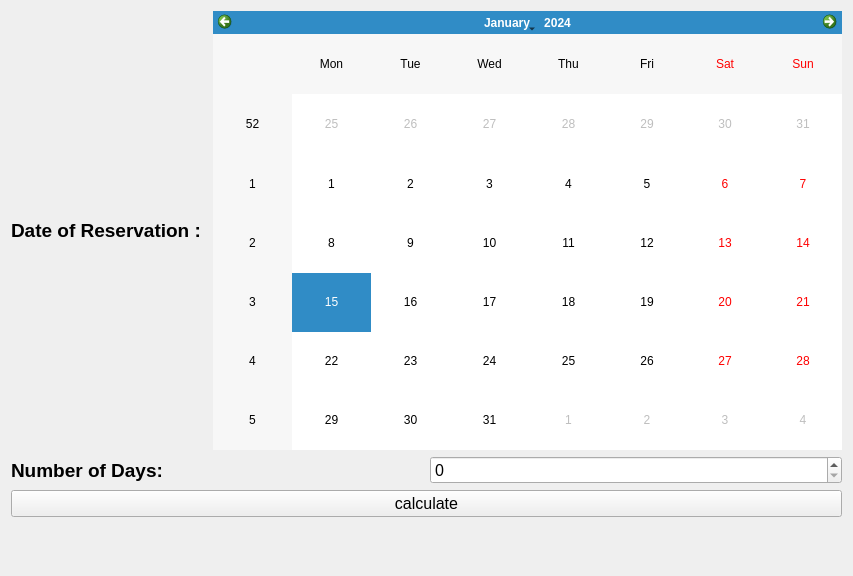
<?xml version="1.0" encoding="UTF-8"?>
<ui version="4.0">
 <class>Form</class>
 <widget class="QWidget" name="Form">
  <property name="geometry">
   <rect>
    <x>0</x>
    <y>0</y>
    <width>853</width>
    <height>576</height>
   </rect>
  </property>
  <property name="windowTitle">
   <string>Form</string>
  </property>
  <property name="styleSheet">
   <string notr="true">
</string>
  </property>
  <layout class="QVBoxLayout" name="verticalLayout">
   <item>
    <layout class="QHBoxLayout" name="horizontalLayout">
     <item>
      <widget class="QLabel" name="label">
       <property name="font">
        <font>
         <pointsize>14</pointsize>
         <weight>75</weight>
         <bold>true</bold>
        </font>
       </property>
       <property name="text">
        <string>Date of Reservation : </string>
       </property>
      </widget>
     </item>
     <item>
      <widget class="QCalendarWidget" name="calendarWidget"/>
     </item>
    </layout>
   </item>
   <item>
    <layout class="QHBoxLayout" name="horizontalLayout_2">
     <item>
      <widget class="QLabel" name="label_2">
       <property name="font">
        <font>
         <pointsize>14</pointsize>
         <weight>75</weight>
         <bold>true</bold>
        </font>
       </property>
       <property name="text">
        <string>Number of Days: </string>
       </property>
      </widget>
     </item>
     <item>
      <widget class="QSpinBox" name="spinBox">
       <property name="font">
        <font>
         <pointsize>12</pointsize>
        </font>
       </property>
      </widget>
     </item>
    </layout>
   </item>
   <item>
    <widget class="QPushButton" name="pushButton">
     <property name="font">
      <font>
       <pointsize>12</pointsize>
      </font>
     </property>
     <property name="text">
      <string>calculate</string>
     </property>
    </widget>
   </item>
   <item>
    <widget class="QLabel" name="label_reservation">
     <property name="font">
      <font>
       <pointsize>12</pointsize>
       <weight>75</weight>
       <bold>true</bold>
      </font>
     </property>
     <property name="text">
      <string/>
     </property>
    </widget>
   </item>
   <item>
    <widget class="QLabel" name="label_result">
     <property name="font">
      <font>
       <pointsize>12</pointsize>
       <weight>75</weight>
       <bold>true</bold>
      </font>
     </property>
     <property name="text">
      <string/>
     </property>
    </widget>
   </item>
  </layout>
 </widget>
 <resources/>
 <connections/>
</ui>
